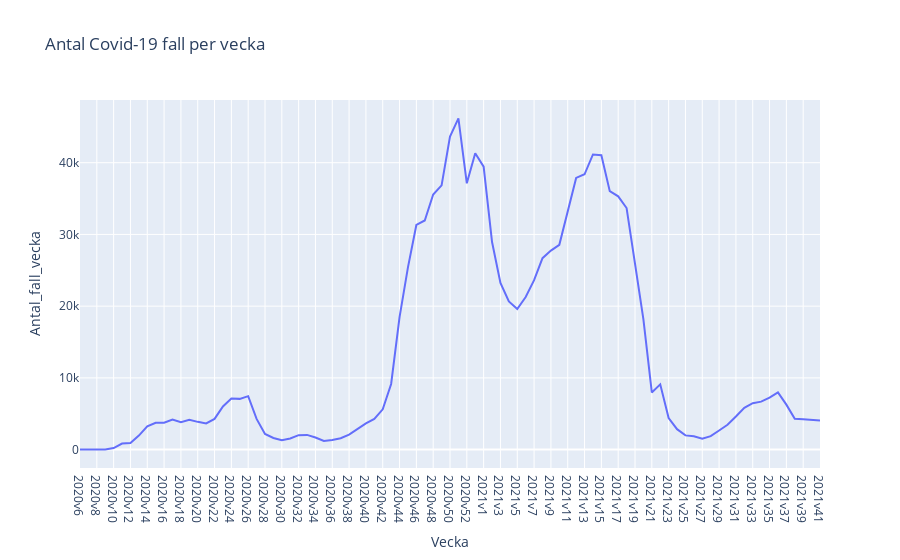

The cell this chart's notebook holds for it:
### Code cell
import plotly_express as px

fig = px.line(clean_s_d_v_r, x= "Vecka", y = "Antal_fall_vecka", title= "Antal Covid-19 fall per vecka")
fig.show()
fig.write_html("Visualiseringar/Antal_fall_per_vecka.html")

### Figure 1 — Plotly figure (JSON) as saved in the notebook; plotly's stock layout.template omitted (floating-point values rounded to 4 significant figures)
{"data": [{"hovertemplate": "Vecka=%{x}<br>Antal_fall_vecka=%{y}<extra></extra>", "legendgroup": "", "line": {"color": "#636efa", "dash": "solid"}, "marker": {"symbol": "circle"}, "mode": "lines", "name": "", "orientation": "v", "showlegend": false, "type": "scatter", "x": ["2020v6", "2020v7", "2020v8", "2020v9", "2020v10", "2020v11", "2020v12", "2020v13", "2020v14", "2020v15", "2020v16", "2020v17", "2020v18", "2020v19", "2020v20", "2020v21", "2020v22", "2020v23", "2020v24", "2020v25", "2020v26", "2020v27", "2020v28", "2020v29", "2020v30", "2020v31", "2020v32", "2020v33", "2020v34", "2020v35", "2020v36", "2020v37", "2020v38", "2020v39", "2020v40", "2020v41", "2020v42", "2020v43", "2020v44", "2020v45", "2020v46", "2020v47", "2020v48", "2020v49", "2020v50", "2020v51", "2020v52", "2020v53", "2021v1", "2021v2", "2021v3", "2021v4", "2021v5", "2021v6", "2021v7", "2021v8", "2021v9", "2021v10", "2021v11", "2021v12", "2021v13", "2021v14", "2021v15", "2021v16", "2021v17", "2021v18", "2021v19", "2021v20", "2021v21", "2021v22", "2021v23", "2021v24", "2021v25", "2021v26", "2021v27", "2021v28", "2021v29", "2021v30", "2021v31", "2021v32", "2021v33", "2021v34", "2021v35", "2021v36", "2021v37", "2021v38", "2021v39", "2021v40", "2021v41"], "xaxis": "x", "y": [1, 0, 0, 13, 211, 838, 924, 1957, 3229, 3740, 3752, 4203, 3832, 4153, 3869, 3659, 4280, 6021, 7123, 7073, 7455, 4279, 2179, 1622, 1316, 1556, 2014, 2052, 1687, 1200, 1332, 1592, 2080, 2919, 3642, 4278, 5620, 9155, 18474, 25405, 31319, 31944, 35560, 36837, 43631, 46177, 37134, 41323, 39455, 28942, 23230, 20660, 19605, 21283, 23615, 26690, 27748, 28555, 33033, 37881, 38386, 41147, 41038, 36032, 35306, 33680, 25916, 18169, 7974, 9094, 4394, 2848, 1982, 1869, 1514, 1881, 2662, 3459, 4608, 5820, 6466, 6688, 7236, 7972, 6266, 4298, 4241, 4141, 4062], "yaxis": "y"}], "layout": {"legend": {"tracegroupgap": 0}, "title": {"text": "Antal Covid-19 fall per vecka"}, "xaxis": {"anchor": "y", "domain": [0, 1], "title": {"text": "Vecka"}}, "yaxis": {"anchor": "x", "domain": [0, 1], "title": {"text": "Antal_fall_vecka"}}}}
